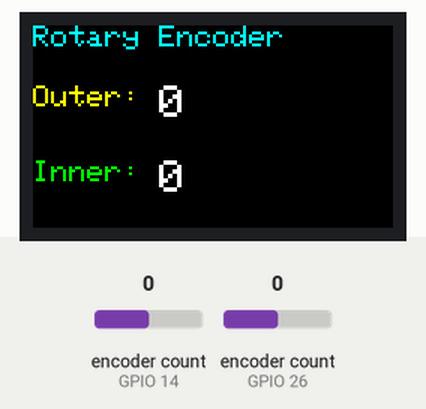
The sketch below on a simulated ESP32. Parts: 240×135 colour display. The test bench sets the inputs (shaded band); at power-on: encoder count (sensors on GPIO 14, GPIO 26) 0. What the sketch prints to the serial monitor is not drawn.

Above: at 1.3 s.
1.4 s: encoder count (sensor on GPIO 14) set to 1
At 1.7 s:
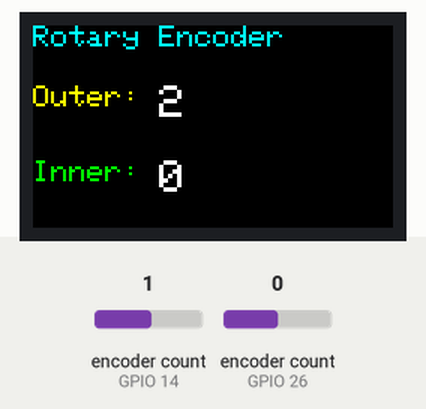
2.9 s: encoder count (sensor on GPIO 26) set to 1
At 4.1 s:
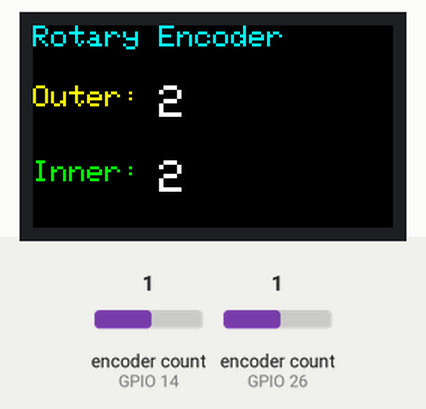
4.4 s: encoder count (sensor on GPIO 14) set to 2
At 5.2 s:
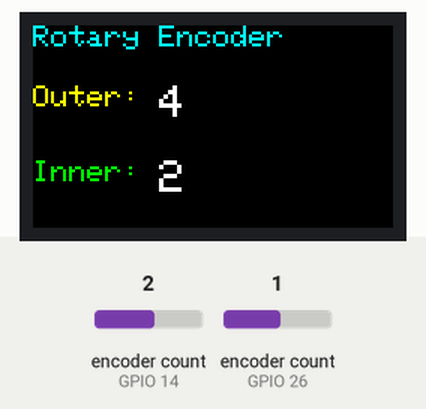
5.9 s: encoder count (sensor on GPIO 26) set to 2
At 6.3 s:
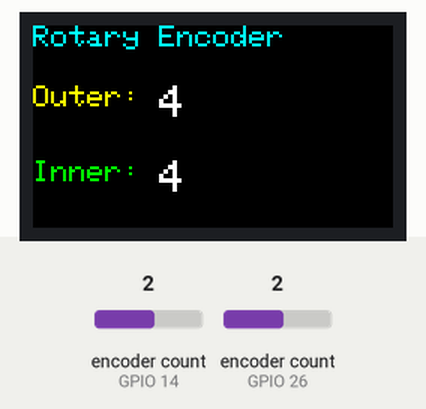
7.4 s: encoder count (sensor on GPIO 14) set to 3
At 8.6 s:
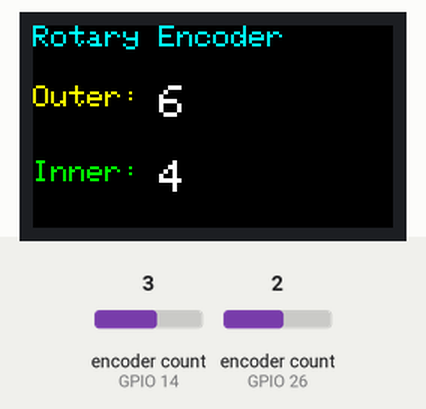
8.9 s: encoder count (sensor on GPIO 26) set to 3
At 9.8 s:
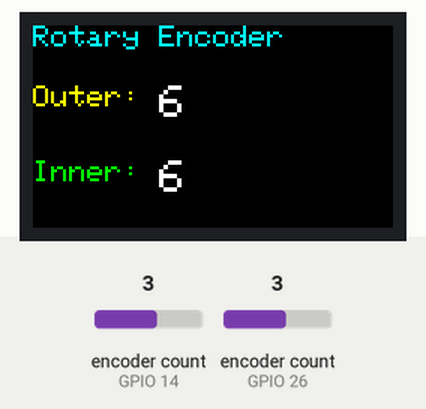
Timing chart, 0 to 11.4 s (numbered marks = the images above; inputs shaded):
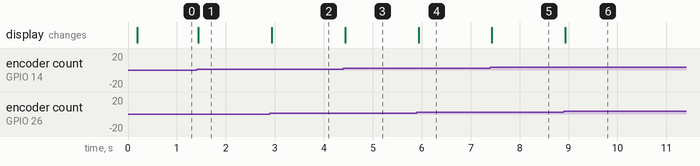

The sketch:

rotary_encoder_display.ino
```cpp
// Rotary encoder with ST7789 display
// Video explanation: https://www.youtube.com/watch?v=v4BbSzJ-hz4
// https://www.bitsanddroids.com/post/back-to-basics-dual-concentric-rotary-encoders
// https://github.com/mathertel/RotaryEncoder
//
// Board: ESP32 Dev Module, Flash=4MB
// Required libraries:
//   - RotaryEncoder by Matthias Hertel
//   - Adafruit ST7735 & ST7789
//   - Adafruit GFX

#include <Arduino.h>
#include <RotaryEncoder.h>
#include <Adafruit_GFX.h>
#include <Adafruit_ST7789.h>
#include <SPI.h>

// Rotary encoder pins (no need for pullup resistors)
#define PIN_OUTER_A 14   // GPIO14
#define PIN_OUTER_B 27   // GPIO27
#define PIN_INNER_A 26   // GPIO26
#define PIN_INNER_B 25   // GPIO25

// ST7789 display pins
#define LCD_MOSI 23 // D23
#define LCD_SCLK 18 // D18
#define LCD_CS   15 // D15
#define LCD_DC    2 // D2
#define LCD_RST   4 // D4
#define LCD_BLK  32 // D32

RotaryEncoder encoder_out(PIN_OUTER_A, PIN_OUTER_B, RotaryEncoder::LatchMode::TWO03);
RotaryEncoder encoder_in(PIN_INNER_A, PIN_INNER_B, RotaryEncoder::LatchMode::TWO03);

Adafruit_ST7789 tft = Adafruit_ST7789(LCD_CS, LCD_DC, LCD_RST);

static int pos_out = 0;
static int pos_in = 0;

void drawValues() {
  tft.fillScreen(ST77XX_BLACK);

  tft.setCursor(0, 0);
  tft.setTextColor(ST77XX_CYAN);
  tft.setTextSize(2);
  tft.println("Rotary Encoder");

  tft.setCursor(0, 40);
  tft.setTextColor(ST77XX_YELLOW);
  tft.setTextSize(2);
  tft.print("Outer: ");
  tft.setTextSize(3);
  tft.setTextColor(ST77XX_WHITE);
  tft.println(pos_out);

  tft.setCursor(0, 90);
  tft.setTextColor(ST77XX_GREEN);
  tft.setTextSize(2);
  tft.print("Inner: ");
  tft.setTextSize(3);
  tft.setTextColor(ST77XX_WHITE);
  tft.println(pos_in);
}

void setup() {
  Serial.begin(115200);
  Serial.println("Rotary encoder with ST7789 display");

  pinMode(LCD_BLK, OUTPUT);
  digitalWrite(LCD_BLK, HIGH);

  tft.init(135, 240);
  tft.setRotation(3);
  drawValues();
}

void loop() {
  bool changed = false;

  encoder_out.tick();
  int newPos_out = encoder_out.getPosition();
  if (pos_out != newPos_out) {
    Serial.print("outer pos:");
    Serial.print(newPos_out);
    Serial.print(" dir:");
    Serial.println((int)(encoder_out.getDirection()));
    pos_out = newPos_out;
    changed = true;
  }

  encoder_in.tick();
  int newPos_in = encoder_in.getPosition();
  if (pos_in != newPos_in) {
    Serial.print("inner pos:");
    Serial.print(newPos_in);
    Serial.print(" dir:");
    Serial.println((int)(encoder_in.getDirection()));
    pos_in = newPos_in;
    changed = true;
  }

  if (changed) {
    drawValues();
  }
}
```

Measured:
- after the input at 1.4 s, the display: changes at once (image 1)
- after the input at 2.9 s, the display: changes at once (image 2)
- after the input at 4.4 s, the display: changes at once (image 3)
- after the input at 5.9 s, the display: changes at once (image 4)
- after the input at 7.4 s, the display: changes at once (image 5)
- after the input at 8.9 s, the display: changes at once (image 6)
